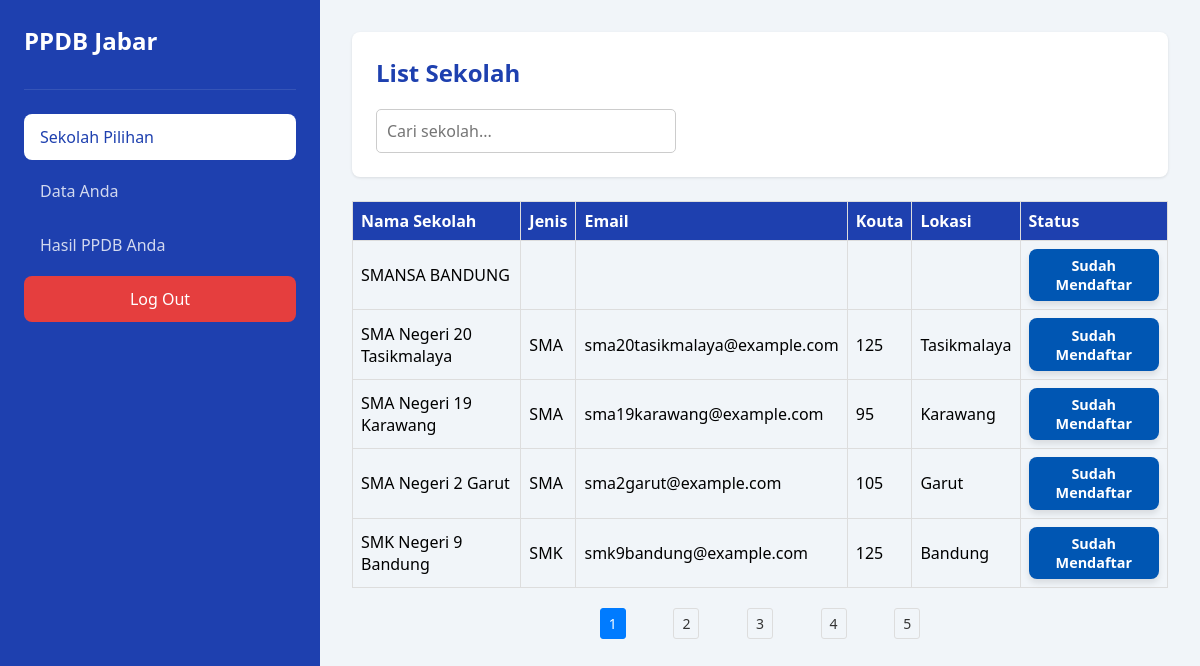
The page /dashboard/dashboard.php (signed in) on the database as committed earlier.
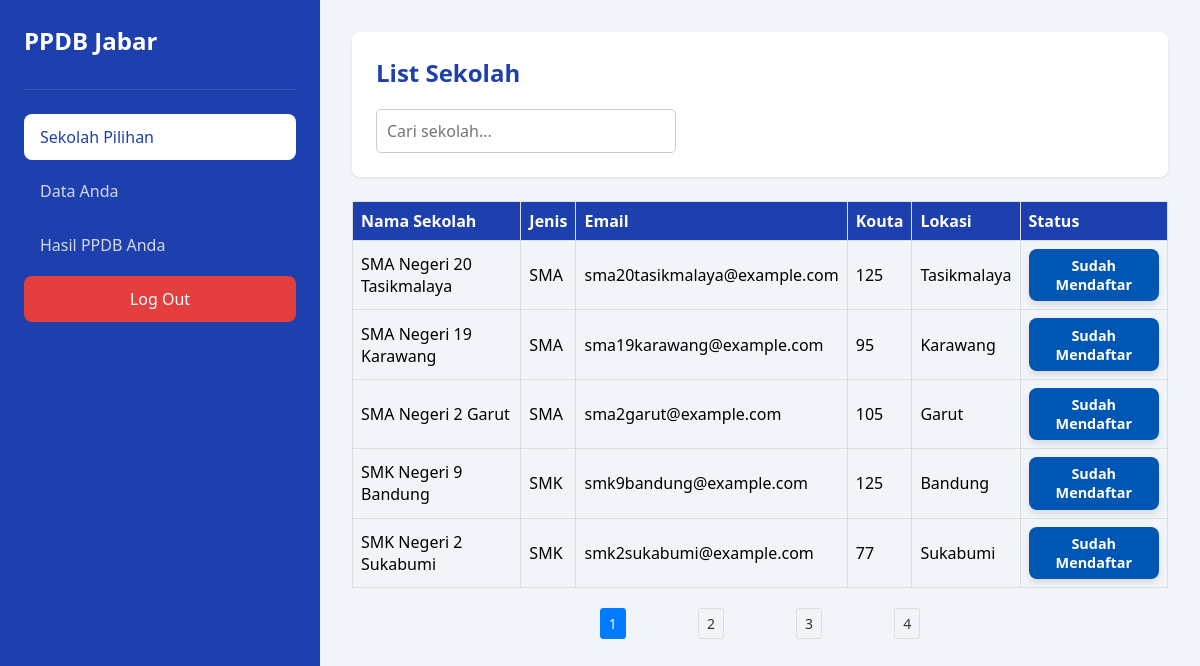
The same page on the database as committed later.
### tables this page shows
CREATE TABLE `sekolah` (
  `id_sekolah` varchar(20) NOT NULL,
  `nama_sekolah` varchar(100) DEFAULT NULL,
  `jenis` varchar(50) DEFAULT NULL,
  `email` varchar(100) DEFAULT NULL,
  `kouta` int DEFAULT NULL,
  `lokasi` varchar(255) DEFAULT NULL,
  `password` varchar(50) DEFAULT NULL
);

### dashboard/section/sekolah.php (the view, shortened to what this page needs)
<?php
include "../service/database.php";
$user_id = $_SESSION['USER_ID'];
$user_data = [];
$stmt = $conn->prepare("SELECT NISN, nama_murid, alamat, tanggal_lahir, password FROM siswa WHERE id = ?");
$stmt->bind_param("i", $user_id);
$stmt->execute();
$result = $stmt->get_result();
if ($result->num_rows > 0) {
    $user_data = $result->fetch_assoc();
} else {
    echo "User not found.";
    exit;
}
$check_registration = $conn->prepare("SELECT 1 FROM pendaftaran WHERE NISN_Siswa = ?");
$check_registration->bind_param("s", $user_data['NISN']);
$check_registration->execute();
$is_registered = $check_registration->get_result()->num_rows > 0;
$perPage = isset($_GET['per_page']) ? max((int)$_GET['per_page'], 1) : 5;
$page = isset($_GET['page']) ? max((int)$_GET['page'], 1) : 1;
$start = ($page - 1) * $perPage;
$totalSql = "SELECT COUNT(*) as total FROM sekolah";
$totalResult = $conn->query($totalSql);
$totalData = $totalResult->fetch_assoc()['total'];
$totalPages = ceil($totalData / $perPage);
$sql = "SELECT id_sekolah, nama_sekolah, jenis, email, kouta, lokasi FROM sekolah LIMIT ?, ?";
$stmt = $conn->prepare($sql);
$stmt->bind_param("ii", $start, $perPage);
$stmt->execute();
$school_result = $stmt->get_result();
?>
<!DOCTYPE html>
<html>
<head>
    <link rel="stylesheet" href="https://cdn.jsdelivr.net/npm/sweetalert2@11/dist/sweetalert2.min.css">
</head>
<body>
    <section class="section sekolah-pilihan active">
        <div class="header">
            <h1>List Sekolah</h1>
            <div class="search-bar">
                <input type="text" placeholder="Cari sekolah...">
            </div>
        </div>
        <div class="table-container">
            <table>
                <thead>
                    <tr>
                        <th>Nama Sekolah</th>
                        <th>Jenis</th>
                        <th>Email</th>
                        <th>Kouta</th>
                        <th>Lokasi</th>
                        <th>Status</th>
                    </tr>
                </thead>
                <tbody>
                    <?php if ($school_result && $school_result->num_rows > 0): ?>
                        <?php while ($row = $school_result->fetch_assoc()): ?>
                            <tr>
                                <td><?= htmlspecialchars($row['nama_sekolah']); ?></td>
                                <td><?= htmlspecialchars($row['jenis']); ?></td>
                                <td><?= htmlspecialchars($row['email']); ?></td>
                                <td><?= htmlspecialchars($row['kouta']); ?></td>
                                <td><?= htmlspecialchars($row['lokasi']); ?></td>
                                <td>
                                    <form method="post" class="registration-form" onsubmit="return confirmRegistration()">
                                        <button type="submit" name="daftar" class="daftar-btn" <?= $is_registered ? 'disabled' : '' ?>>
                                            <?= $is_registered ? 'Sudah Mendaftar' : 'Daftar' ?>
                                        </button>
                                    </form>
                                </td>
                            </tr>
                        <?php endwhile; ?>
                    <?php else: ?>
                        <tr>
                            <td colspan="6">No data available</td>
                        </tr>
                    <?php endif; ?>
                </tbody>
            </table>
        </div>
        <div class="pagination" style="max-width: 40%; margin: 0 auto; text-align: center;">
            <?php for ($i = 1; $i <= $totalPages; $i++): ?>
                <a href="?page=<?= $i; ?>&per_page=<?= $perPage; ?>"
                    style="padding: 5px 8px; margin: 0 3px; text-decoration: none; border: 1px solid #ddd; border-radius: 3px; font-size: 14px; color: #333; <?= ($i === $page) ? 'background-color: #007bff; color: white; border-color: #007bff;' : ''; ?>">
                    <?= $i; ?>
                </a>
            <?php endfor; ?>
        </div>
    </section>
</body>
</html>

### dashboard/dashboard.php (shortened to what this page needs)
<?php
include "../service/database.php";
?>
<!DOCTYPE html>
<html lang="id">
<head>
    <link rel="stylesheet" href="css/dashboard.css">
</head>
<body>
    <div class="container">
        <aside class="sidebar">
            <div class="logo">PPDB Jabar</div>
            <nav class="nav-menu">
                <a href="section/sekolah.php" class="nav-item active" data-section="sekolah-pilihan">Sekolah Pilihan</a>
                <a href="section/biodata.php" class="nav-item" data-section="data-diri">Data Anda</a>
                <a href="section/hasil.php" class="nav-item" data-section="hasil-ppdb">Hasil PPDB Anda</a>
                <button class="logout-button" onclick="window.location.href='../auth/logout.php'">Log Out</button>
            </nav>
        </aside>
        <main class="main-content">
            <?php include 'section/sekolah.php' ?>
        </main>
    </div>
</body>
</html>

### dashboard/css/dashboard.css (style rules this page uses)
* { margin: 0; padding: 0; box-sizing: border-box; font-family: system-ui, -apple-system, sans-serif; }
.container { display: flex; min-height: 100vh; }
.sidebar { min-width: 20em; background-color: #1e40af; color: white; padding: 1.5rem; display: flex; flex-direction: column; transition: transform 0.3s ease; }
.logo { font-size: 1.5rem; font-weight: bold; padding-bottom: 2rem; border-bottom: 1px solid rgba(255, 255, 255, 0.1); margin-bottom: 1.5rem; }
.nav-menu { display: flex; flex-direction: column; gap: 0.5rem; }
.nav-item { padding: 0.75rem 1rem; color: rgba(255, 255, 255, 0.8); text-decoration: none; border-radius: 0.5rem; transition: all 0.2s ease; }
.nav-item.active { background-color: white; color: #1e40af; font-weight: 500; }
.logout-button { padding: 0.75rem 1rem; color: white; background-color: #e53e3e; border: none; border-radius: 0.5rem; cursor: pointer; transition: background-color 0.2s ease, transform 0.2s ease; font-size: 1rem; }
.main-content { flex: 1; padding: 2rem; background-color: #f1f5f9; }
.header { background-color: white; padding: 1.5rem; border-radius: 0.5rem; margin-bottom: 1.5rem; box-shadow: 0 1px 3px rgba(0, 0, 0, 0.1); }
.header h1 { font-size: 1.5rem; color: #1e40af; margin-bottom: 1rem; }
.search-bar { display: flex; align-items: center; gap: 10px; margin-top: 20px; }
.search-bar input { width: 100%; max-width: 300px; padding: 10px; font-size: 16px; border: 1px solid #ccc; border-radius: 5px; outline: none; transition: all 0.3s ease; }
.table-container { margin: 20px 0; }
table { width: 100%; border-collapse: collapse; border-spacing: 0; }
table button { background-color: #0056b3; color: white; padding: 0.5em 1em; border: none; border-radius: 8px; font-size: 0.9em; font-weight: bold; cursor: pointer; box-shadow: 0 4px 6px rgba(0, 0, 0, 0.1); transition: all 0.3s ease; }
th, td { border: 1px solid #ddd; padding: 8px; text-align: left; }
th { background-color: #1e40af; color: white; }
.pagination { display: flex; justify-content: space-between; align-items: center; margin-top: 20px; }
.section { display: none; animation: fadeIn 0.3s ease; }
.section.active { display: block; }

Rows that differ between the two databases and show on the page:
removed sekolah: nama_sekolah "SMANSA BANDUNG"
now on this page (row unchanged): sekolah: nama_sekolah "SMK Negeri 2 Sukabumi", jenis "SMK", email "smk2sukabumi@example.com", kouta "77", lokasi "Sukabumi"
Other text that changed with them:
list line gone: "5"
